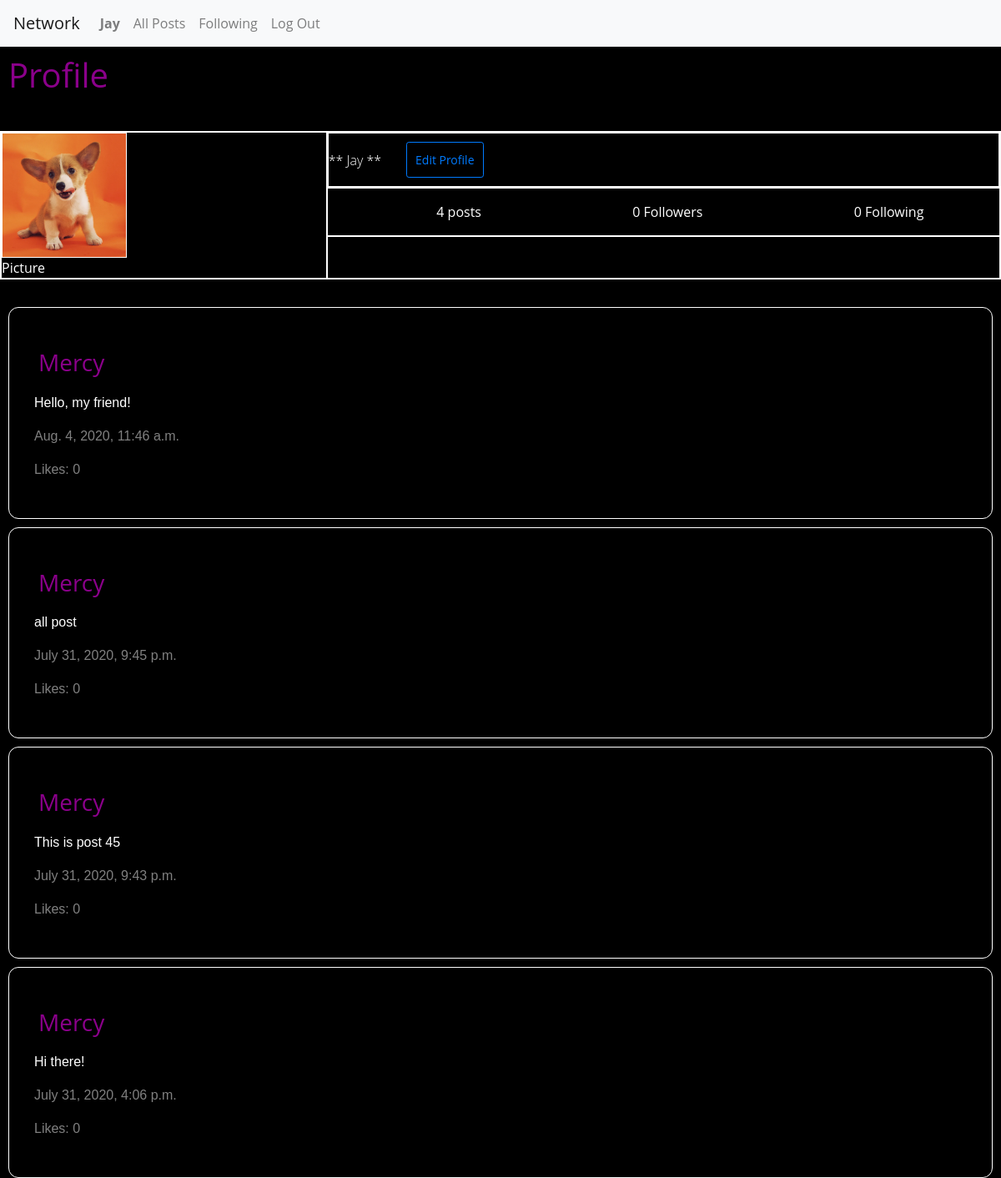
/profile/Mercy (signed in), run on the app's committed database.
### network/models.py (models this page shows, shortened)
class User(AbstractUser):
    pass

class Post(models.Model):
    username = models.ForeignKey(
        "User", default=1, on_delete=models.CASCADE, related_name="posts")
    content = models.TextField(blank=True)
    timestamp = models.DateTimeField(auto_now_add=True)
    likes = models.ManyToManyField(
        'User', default=0, blank=True, related_name='likes')
    objects = PostSerializer()

### network/views.py (the view)
# urls.py: path("profile/<str:username>", views.profile, name="profile")
def profile(request, username):
    all_post = Post.objects.order_by("-timestamp").all()
    user = request.user
    profileuser = get_object_or_404(User, username=username)
    posts = Post.objects.filter(
        username=profileuser).order_by("-timestamp").all()
    post_list = len(posts)
    followers = Follow.objects.filter(following=profileuser)
    followers_list = len(followers)
    following = Follow.objects.filter(follower=profileuser)
    following_list = len(following)
    follows = Follow.objects.filter(
        following=user, follower=profileuser)
    return render(request, "network/profile.html", {
        "user": user,
        "userPost": posts,
        "followers": followers_list,
        "following": following_list,
        "posts_list": post_list,
        "follows": follows
    })

### network/templates/network/profile.html (shortened to what this page needs)
{% extends "network/layout.html" %}
{% load static %}
{% block body %}
    <h1 id="titleLink">Profile</h1>
    <hr>
     <header class="vtbgv">
     <div class="XjzKX">
     <img class="_4dMfM" src="{% static 'network/dog_2.png' %}">
     <span class="g47SY">Picture</span></div>
     <section class="zwlfE">
     <div class="nZSzR">
     <h2 class="_7UhW9  fKFbl  yUEEX  KV-D4  fDxYl">** {{ user }} **</h2>
     <div class="QzzMF Igw0E IwRSH eGOV_ ui_ht bPdm3">
     <button class="btn btn-sm btn-outline-primary" id="edit_profile">Edit Profile</button>
     </div>
     </div>
     <div class="nZSzR"></div>
     <ul class="k9GMp">
     <li class="Y8-fY">
     <span class="-nal3">
     <span class="g47SY">{{ posts_list }}</span>
      posts
     </span>
     </li>
     <li class="Y8-fY">
     <span class="-nal3">
     <span class="g47SY">{{ followers }}</span>
      Followers
     </span>
     </li>
     <li class="Y8-fY">
     <span class="-nal3">
     <span class="g47SY">{{ following }}</span>
      Following
     </span>
     </li>
     </ul>
     <div class="-vDIg"></div>
     </section>
     </header>
     <hr>
     {% for post in userPost %}
     <div class="compose-post">
     <h3 id="titlePage">{{ post.username }}</h3>
    <p class="inputText">{{ post.content }}</p>
    <p class="timeInfo">{{ post.timestamp }}</p>
    <p class="timeInfo"> Likes: 0 </p>
    </div>
     {% endfor %}
{% endblock %}

### network/templates/network/layout.html (shortened to what this page needs)
{% load static %}
<!DOCTYPE html>
<html lang="en">
    <head>
        <link rel="stylesheet" href="https://stackpath.bootstrapcdn.com/bootstrap/4.4.1/css/bootstrap.min.css">
        <link href="{% static 'network/styles.css' %}" rel="stylesheet">
    </head>
    <body>
        <nav class="navbar navbar-expand-lg navbar-light bg-light">
            <a class="navbar-brand" href="{% url 'index' %}">Network</a>
            <div>
              <ul class="navbar-nav mr-auto">
                {% if user.is_authenticated %}
                    <li class="nav-item">
                        <a class="nav-link" href="{% url 'profile' user.username %}"><strong>{{ user.username }}</strong></a>
                    </li>
                {% endif %}
                <li class="nav-item">
                  <a class="nav-link" href="{% url 'posts' %}" id='all_post'>All Posts</a>
                </li>
                {% if user.is_authenticated %}
                    <li class="nav-item">
                        <a class="nav-link" href="{% url 'following' user.username %}" id='follow'>Following</a>
                    </li>
                    <li class="nav-item">
                        <a class="nav-link" href="{% url 'logout' %}">Log Out</a>
                    </li>
                {% endif %}
              </ul>
            </div>
          </nav>
        <div class="body">
            {% block body %}
            {% endblock %}
        </div>
    </body>
</html>

### network/static/network/styles.css (style rules this page uses)
* { box-sizing: border-box; }
body { font-family: "Open Sans", arial, sans-serif; margin: 10; height: 100vh; width: 100vw; color: #8b008b; background: #000000; }
h3 { margin: 0.5em 0; }
img { display: flex; align-items: center; justify-content: center; flex-direction: center; }
#titleLink { width: 100%; display: flex; align-items: flex-start; justify-content: left; padding: 10px; }
#titlePage { width: 100%; display: flex; align-items: flex-start; justify-content: left; padding: 5px; }
#edit_profile { padding: 10px; margin: 10px; }
.compose-post { padding: 30px; margin: 10px; border: 1px solid white; border-radius: 12px; clear: both; vertical-align: inherit; border-collapse: separate; }
.inputText { color: white; font-family: Verdana, Geneva, Tahoma, sans-serif; }
.timeInfo { color: grey; font-family: Verdana, Geneva, Tahoma, sans-serif; }
.vtbgv { margin-bottom: 44px; flex-direction: row; align-items: stretch; display: flex; border: 1px solid white; box-sizing: border-box; flex-shrink: 0; margin: 0; position: relative; }
.XjzKX { flex-basis: 0; flex-grow: 1; margin-right: 30px; flex-shrink: 0; align-items: stretch; border: 1px solid white; box-sizing: border-box; display: flex; flex-direction: column; margin: 0; padding: 0; position: relative; vertical-align: baseline; }
.zwlfE { flex-basis: 30px; flex-grow: 2; flex-shrink: 1; min-width: 0; align-items: stretch; border: 1px solid white; box-sizing: border-box; display: flex; flex-direction: column; margin: 0; padding: 0; position: relative; vertical-align: baseline; }
.nZSzR { margin-bottom: 20px; align-items: center; flex-direction: row; flex-shrink: 1; min-width: 0; border: 1px solid white; box-sizing: border-box; display: flex; margin: 0; padding: 0; position: relative; vertical-align: baseline; }
.k9GMp { margin-bottom: 20px; display: flex; flex-direction: row; justify-content: space-around; list-style: none; margin: 0; padding: 0; border: 0; font: inherit; vertical-align: baseline; margin-inline-start: 0px; margin-inline-end: 0px; margin-block-start: 1em; margin-block-end: 1em; padding-inline-start: 40px; }
.-vDIg { font-size: 16px; line-height: 24px; display: block; align-items: stretch; border: 1px solid white; box-sizing: border-box; flex-direction: column; flex-shrink: 0; margin: 0; padding: 0; position: relative; }
.Y8-fY { margin-left: 10px; font-size: 16px; margin-right: 40px; margin: 0; padding: 10; border: 0; font: inherit; vertical-align: baseline; display: list-item; }
.-nal3 { color: white; margin: 0; padding: 0; border: 0; font: inherit; vertical-align: baseline; }
.g47SY { color: white; font-weight: 600; margin: 0; padding: 10; border: 0; font: inherit; vertical-align: baseline; }
._4dMfM { height: 150px; width: 150px; display: block; margin-left: auto; margin-right: auto; align-items: stretch; border: 1px solid white; box-sizing: border-box; flex-direction: column; flex-shrink: 0; margin: 0; padding: 0; position: relative; }
._7UhW9 { margin-block-start: 0.93em; margin-block-end: 0.83em; margin-inline-start: 10px; margin-inline-end: 0px; }
.fKFbl { font-size: 28px; line-height: 32px; margin: -5px 0 -6px; padding: 10; border: 0; font: inherit; vertical-align: baseline; }
.yUEEX { font-weight: 300; }
.KV-D4 { color: white; }
.fDxYl { display: block; overflow: hidden; text-overflow: ellipsis; white-space: nowrap; }
.QzzMF { display: block; }
.Igw0E { align-content: stretch; }
.IwRSH { align-items: stretch; }
.eGOV_ { justify-content: flex-start; }
.ui_ht { flex: 0 1 auto; }
.bPdm3 { margin-left: 20px; }

### data on the page
User: username "Jay"
Post: username "Mercy", content "Hello, my friend!", timestamp "Aug. 4, 2020, 11:46 a.m."
Post: username "Mercy", content "all post", timestamp "July 31, 2020, 9:45 p.m."
Post: username "Mercy", content "This is post 45", timestamp "July 31, 2020, 9:43 p.m."
Post: username "Mercy", content "Hi there!", timestamp "July 31, 2020, 4:06 p.m."

### other printed values
{{ posts_list }} "4"
{{ followers }} "0"
{{ following }} "0"
